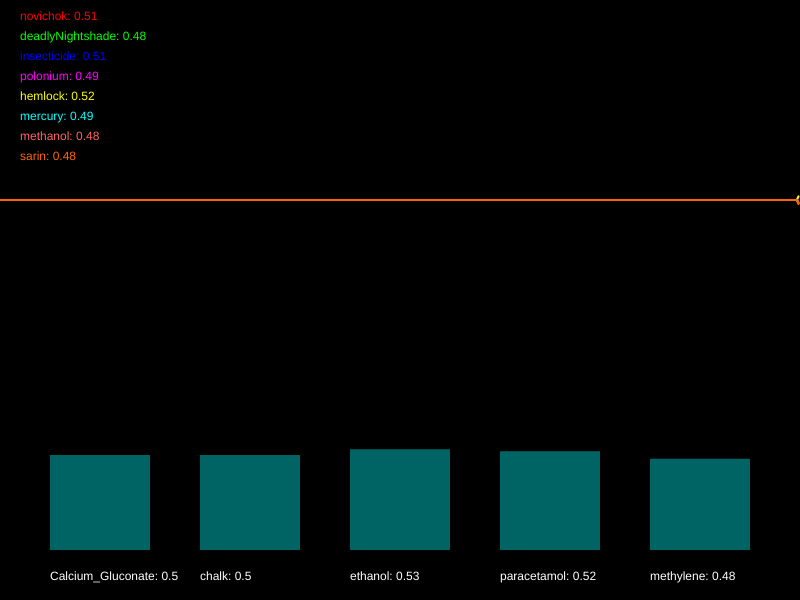
Frame 1 (no input)
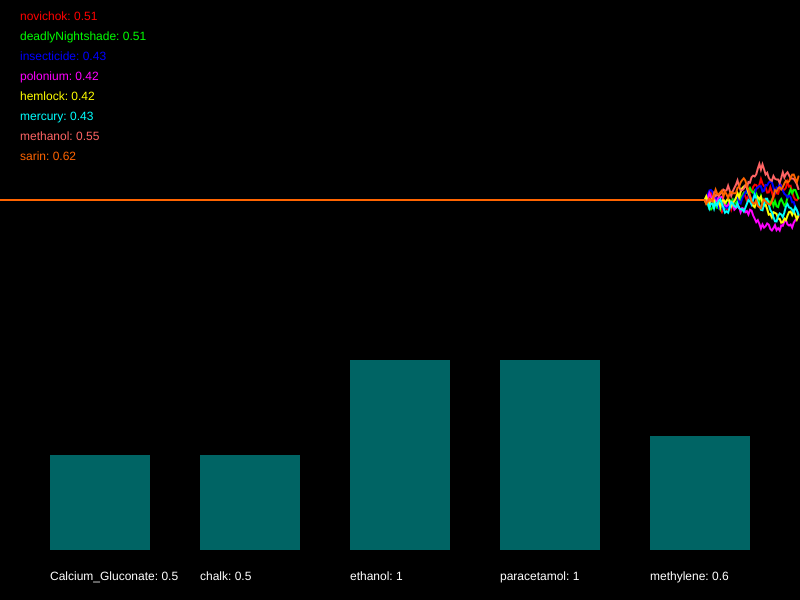
Frame 60 (no input)
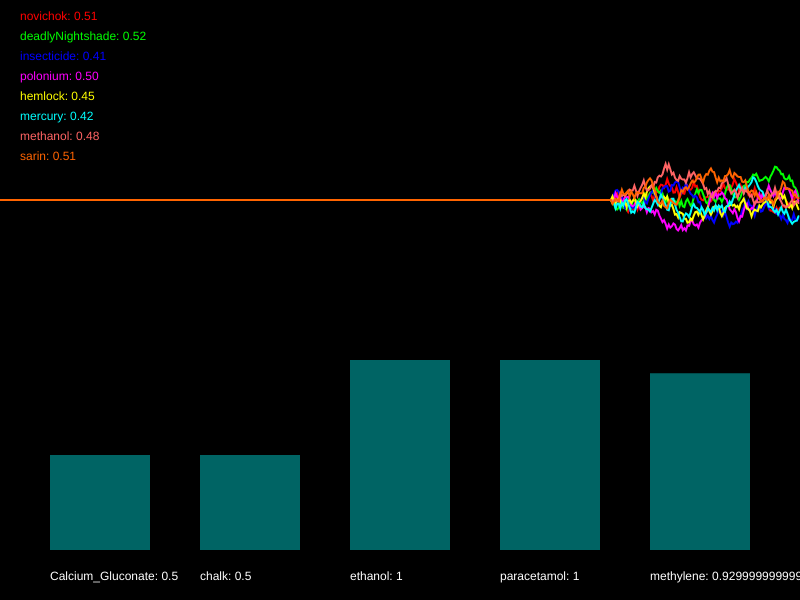
Frame 120 (the mouse pressed at the canvas centre since frame 60)

The p5.js sketch that drew these frames (run headless with seeded random() and noise() and a simulated clock; from frame 60 on, the mouse is pressed at the canvas centre):

// p5.js sketch
// ── sketch.js
/*

Officer: 6576922
CaseNum: 401-3-10011577-6576922

Case 401 - The Case of Norbert's Weiner Stand
Stage 4 - Mortal Cupcake

It seems that Norbert is getting desperate now. In what appears to be his final stand he has set up his own cupcake shop. The laced cupcakes look delicious but they are extremely dangerous. 
Just a brief whiff of one can induce a series of deadly symptoms. This is Norbert’s most complex poison to date, so you’ll have to work hard to produce a viable antidote.

You must develop the antidote by using conditional statements in the draw loop to do the following.

	- If polonium goes above 0.4, deadlyNightshade dips below 0.5, and also insecticide goes above 0.74, reduce Calcium_Gluconate by 0.01
	- If hemlock goes above 0.7 or sarin dips below 0.27, whilst at the same time, methanol goes above 0.58 or novichok goes above 0.64, increment Calcium_Gluconate by 0.04
	- If sarin goes above 0.75, hemlock goes above 0.38, polonium dips below 0.37, and also insecticide dips below 0.25, try decreasing chalk by 0.04
	- When methanol dips below 0.68 or deadlyNightshade goes above 0.72, whilst at the same time, mercury dips below 0.37 and novichok goes above 0.25, raise chalk by 0.03
	- When insecticide dips below 0.27, polonium dips below 0.67, and also sarin dips below 0.66, decrease ethanol by 0.01
	- If hemlock dips below 0.5 or deadlyNightshade dips below 0.73, or on the other hand, novichok dips below 0.35 and mercury goes above 0.66, try increasing ethanol by 0.03
	- When sarin goes above 0.26, insecticide goes above 0.52, polonium dips below 0.51, and also hemlock goes above 0.39, decrease paracetamol by 0.01
	- If deadlyNightshade goes above 0.33 and mercury dips below 0.73, or on the other hand, novichok dips below 0.71 or methanol goes above 0.75, increase paracetamol by 0.02
	- If mercury goes above 0.52 or hemlock goes above 0.31, whilst at the same time, sarin dips below 0.54, decrease methylene by 0.05
	- When insecticide goes above 0.37 and deadlyNightshade dips below 0.71, or on the other hand, polonium dips below 0.41 or methanol dips below 0.55, try increasing methylene by 0.03


Your conditional statements should consider the following poisons:

	- novichok
	- deadlyNightshade
	- insecticide
	- polonium
	- hemlock
	- mercury
	- methanol
	- sarin


Your conditional statements should modify the following antidotes:

	- Calcium_Gluconate
	- chalk
	- ethanol
	- paracetamol
	- methylene


- There are many ways to complete this task but you should only use the following commands:

	if(){}
	>
	<
	&&
	||
	+=
	-=

*/

//Declare the poison variables
var novichok;
var deadlyNightshade;
var insecticide;
var polonium;
var hemlock;
var mercury;
var methanol;
var sarin;


//Declare the antidote variables
var Calcium_Gluconate;
var chalk;
var ethanol;
var paracetamol;
var methylene;


//This variable is used for drawing the graph
var graphs;


function setup()
{

	createCanvas(800,600);
	strokeWeight(2);

	//initialise the poisons and antidotes
	novichok = 0.5;
	deadlyNightshade = 0.5;
	insecticide = 0.5;
	polonium = 0.5;
	hemlock = 0.5;
	mercury = 0.5;
	methanol = 0.5;
	sarin = 0.5;
	Calcium_Gluconate = 0.5;
	chalk = 0.5;
	ethanol = 0.5;
	paracetamol = 0.5;
	methylene = 0.5;


	//fills the graph with empty values
	graphs = [];

	for(var i = 0; i < 8; i++)
	{
		graphs.push([]);
		for(var j = 0; j < 512; j++)
		{
			graphs[i].push(0.5);
		}
	}

}

function draw()
{

	//Develop the antidote below
	//Write conditional statements to change the amount of each substance ...
	if(polonium > 0.4 && deadlyNightshade < 0.5 && insecticide > 0.74)
		{
			Calcium_Gluconate -= 0.01;
		}
	
	if((hemlock > 0.7 || sarin < 0.27) && (methanol > 0.58 || novichok > 0.64))
		{
			Calcium_Gluconate += 0.04;
		}
	
	if(sarin > 0.75 && hemlock > 0.38 && polonium < 0.37 && insecticide < 0.25)
		{
			chalk -= 0.04;
		}
	
	if((methanol < 0.68 || deadlyNightshade > 0.72) && (mercury < 0.37 && novichok > 0.25))
		{
			chalk += 0.03;
		}
	
	if(insecticide < 0.27 && polonium < 0.67 && sarin < 0.66)
		{
			ethanol -= 0.01;
		}
	
	if((hemlock < 0.5 || deadlyNightshade < 0.73) || (novichok < 0.35 && mercury > 0.66))
		{
			ethanol += 0.03;
		}
	
	if(sarin > 0.26 && insecticide > 0.52 && polonium < 0.51 && hemlock > 0.39)
		{
			paracetamol -= 0.01;
		}
	
	if((deadlyNightshade > 0.33 && mercury < 0.73) || (novichok < 0.71 || methanol > 0.75))
		{
			paracetamol += 0.02;
		}
	
	if((mercury > 0.52 || hemlock > 0.31) && sarin < 0.54)
		{
			methylene -= 0.05;
		}
	
	if((insecticide > 0.37 && deadlyNightshade < 0.71) || (polonium < 0.41 || methanol < 0.55))
		{
			methylene += 0.03;
		}



	//////////////////////////////////////////////////////

	//the code below generates new values using random numbers

	/*
		For testing, you might want to temporarily comment out
		these lines and set the same variables to constant values
		instead.
	*/

	novichok = nextValue(graphs[0],novichok);
	deadlyNightshade = nextValue(graphs[1],deadlyNightshade);
	insecticide = nextValue(graphs[2],insecticide);
	polonium = nextValue(graphs[3],polonium);
	hemlock = nextValue(graphs[4],hemlock);
	mercury = nextValue(graphs[5],mercury);
	methanol = nextValue(graphs[6],methanol);
	sarin = nextValue(graphs[7],sarin);


	Calcium_Gluconate = constrain(Calcium_Gluconate, 0, 1);
	chalk = constrain(chalk, 0, 1);
	ethanol = constrain(ethanol, 0, 1);
	paracetamol = constrain(paracetamol, 0, 1);
	methylene = constrain(methylene, 0, 1);


	///////// DO NOT CHANGE THE CODE BELOW ///////////

	//drawing code

	// set background
	background(0);
	noFill();

	//draw the graphs for the vitals

	var colors = [
		color(255, 0, 0),
		color(0, 255, 0),
		color(0, 0, 255),
		color(255, 0, 255),
		color(255, 255, 0),
		color(0, 255, 255),
		color(255, 100, 100),
		color(255, 100, 0)
	];

	for(var i = 0; i < graphs.length; i++)
	{
		stroke(colors[i]);
		drawGraph(graphs[i]);
	}

	//draw the poisons as text
	noStroke();
	fill(colors[0]);
	text('novichok: ' + nf(novichok,1,2), 20,20);
	fill(colors[1]);
	text('deadlyNightshade: ' + nf(deadlyNightshade,1,2), 20,40);
	fill(colors[2]);
	text('insecticide: ' + nf(insecticide,1,2), 20,60);
	fill(colors[3]);
	text('polonium: ' + nf(polonium,1,2), 20,80);
	fill(colors[4]);
	text('hemlock: ' + nf(hemlock,1,2), 20,100);
	fill(colors[5]);
	text('mercury: ' + nf(mercury,1,2), 20,120);
	fill(colors[6]);
	text('methanol: ' + nf(methanol,1,2), 20,140);
	fill(colors[7]);
	text('sarin: ' + nf(sarin,1,2), 20,160);


	//draw the antidotes bar chart
	drawBar(Calcium_Gluconate,50,'Calcium_Gluconate');
	drawBar(chalk,200,'chalk');
	drawBar(ethanol,350,'ethanol');
	drawBar(paracetamol,500,'paracetamol');
	drawBar(methylene,650,'methylene');


}

function nextValue(graph, val)
{
	//gets the next value for a vital and puts it in an array for drawing
	var delta = random(-0.03,0.03);

	val += delta;
	if(val > 1 || val < 0)
	{
		delta *= -1;
		val += delta * 2;
	}

	graph.push(val)
	graph.shift();
	return val;
}

function drawGraph(graph)
{
	//draws an array as a graph
	beginShape();
	for(var i = 0; i < graph.length; i++)
	{
			vertex(width * i/512, height * 0.5 - graph[i]* height/3)
	}
	endShape();
}


function drawBar(val, x, name)
{
	//draws the bars for bar chart
    noStroke();
    fill(0,100,100);
	var mh = height * 0.4 - 50;
	rect(x,(height - 50) - val*mh, 100, val*mh);
    fill(255);
	text(name + ": " + val, x, height - 20);
}
